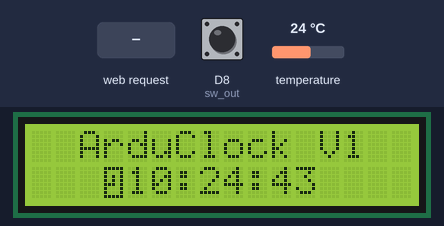
This sketch was run on a simulated ESP8266 (NodeMCU). Shown: 16×2 character LCD. The inputs (shaded band) are chosen by the test bench; at power-on: D8 (sw_out) LOW, temperature 24 °C. WiFi joins after 1.5 s; servers stay silent unless stated; the local clock reads 2024-03-15 10:24:30 at power-on unless the sketch sets it.

Above: at 13.7 s.
13.8 s: D8 (sw_out) pulled HIGH for 0.15 s
At 15.7 s:
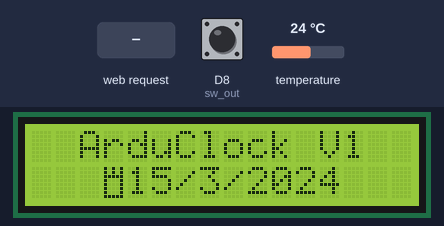
16.9 s: HTTP request GET /time received
At 19.7 s:
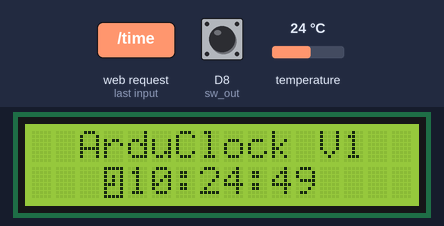
19.9 s: HTTP request GET /temp received
At 21.5 s:
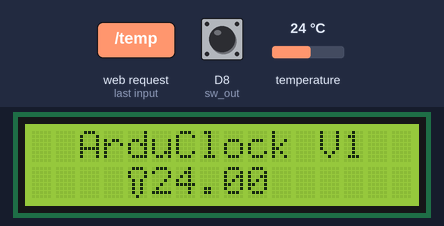
22.9 s: D8 (sw_out) pulled HIGH for 1 s
At 23.8 s:
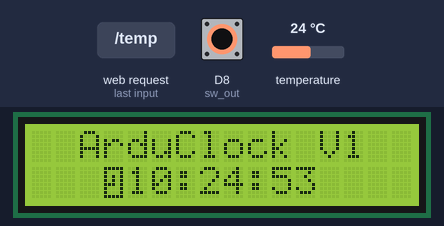
26.9 s: HTTP request GET /reset received
At 29.3 s:
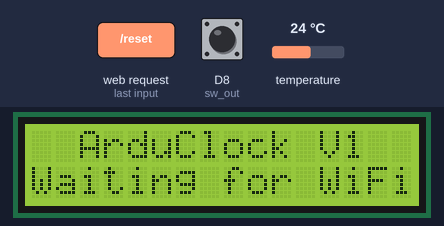
29.9 s: HTTP request GET /date received
Timing chart, 0 to 32.9 s (numbered marks = the images above; inputs shaded):
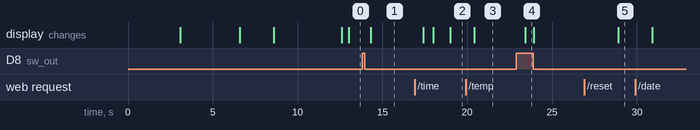

Measured:
- after the input at 13.8 s, the display: changes after 0.51 s (image 1)
- after the input at 16.9 s, the display: first changes after 0.51 s (image 2 shows a later state)
- after the input at 19.9 s, the display: changes after 0.51 s (image 3)
- after the input at 22.9 s, the display: changes after 0.51 s (image 4)
- after the input at 26.9 s, the display: changes after 2.0 s (image 5)

The sketch:

ArduClock_1.1.ino
```cpp
// (licence header left out)
//Network Libraries

#include <ESP8266WiFi.h>
#include <ESP8266WebServer.h>
#include <ESP8266HTTPClient.h>
#include <DNSServer.h>
#include <WiFiManager.h>

ESP8266WebServer web_ui(80); //Local web server for web GUI
WiFiManager net_portal; //WiFi manager initialization

String api_url = "https://maker.ifttt.com/trigger/{event}/with/key/{webhooks_key}"; //IFTTT API URL

//RTC Libraries

#include <Wire.h>
#include "RTClib.h"
RTC_DS3231 d_rtc;

//LCD libraries

#include <LiquidCrystal.h>
LiquidCrystal d_lcd(D0,D3,D4,D5,D6,D7);

//Definition of variables for SmartSwitch

int sw_out = D8; //Pin for SmartSwitch sensor
int sw_state = 0; //Auxiliar variable to store the state of SmartSwitch sensor
int sw_mode = 1; //Auxiliar variable to store the mode of SmartSwitch sensor

//Auxiliar variable for device mode selection

int d_mode = 1;

//Icons for the differents mode of the device

byte temp_icon[] = { //Temperature mode
  B01110,
  B10001,
  B10001,
  B01010,
  B01010,
  B01010,
  B01010,
  B00100
};
byte time_icon[] = { //Time mode
  B11111,
  B10001,
  B10101,
  B10101,
  B11101,
  B10001,
  B10001,
  B11111
};
byte date_icon[] = { //Date mode
  B10101,
  B10101,
  B11111,
  B10001,
  B10001,
  B10001,
  B10001,
  B11111
};

void setup() {

  //Device initialization

  Wire.begin(); //Initialize the i2c communication for RTC Module
  Serial.begin(115200); //Initialize the serial port for debugging purposes
  d_lcd.begin(16, 2); //Initialize the device screen

  //Initialization/Creation of the icons for the different device modes

  d_lcd.createChar(1, temp_icon);
  d_lcd.createChar(2, time_icon);
  d_lcd.createChar(3, date_icon);

  //Welcome splash screen

  welcome_screen();

  delay(2000);

  d_lcd.clear();

}

void loop() {

  web_ui.handleClient();

  //SmartSwitch mode 1

  if (sw_mode == 1){

   //System mode selector

  sw_state = digitalRead(sw_out); //Assignation of sw_state variable

  if (sw_state == 1) {

    delay(500);

    if (d_mode == 1) {

      d_mode = 2;

    } else if (d_mode == 2) {

      d_mode = 3;

    } else if (d_mode == 3) {

      d_mode = 1;

    }

  }

  //SmartSwitch mode 2

  }else if(sw_mode == 2){

    sw_state = digitalRead(sw_out); //Assignation of sw_state variable

    //Alarm trigger

    if (sw_state == 1) {

        HTTPClient net_alarm; //Create an HTTP client
        net_alarm.begin(api_url); //Begin HTTP communication with IFTTT API

        delay(1000);

        net_alarm.GET(); //Make an HTTP GET request to the IFTTT API
        net_alarm.end(); //Finish the HTTP communication

      }

  }

  //System function selector

  switch (d_mode) {

    case 1:

      time_mode();

      break;

    case 2:

      date_mode();

      break;

    case 3:

      temp_mode();

      break;

  }

}

//[SYSTEM FUNCTIONS]


//Welcome splash screen

void welcome_screen() {

  d_lcd.setCursor(3, 0);
  d_lcd.print("ArduClock");
  d_lcd.setCursor(6, 1);
  d_lcd.print("1.1");

  delay(3000);

  net_setup();

}

//Time mode function

void time_mode() {

  d_lcd.clear();

  DateTime now = d_rtc.now();

  d_lcd.setCursor(2, 0);
  d_lcd.print("ArduClock V1");

  d_lcd.setCursor(3, 1);
  d_lcd.write(2);

  d_lcd.setCursor(4, 1);
  d_lcd.print(now.hour());
  d_lcd.print(":");
  d_lcd.print(now.minute());
  d_lcd.print(":");
  d_lcd.print(now.second());

}

//Date mode function

void date_mode() {

  d_lcd.clear();

  DateTime now = d_rtc.now();

  d_lcd.setCursor(2, 0);
  d_lcd.print("ArduClock V1");

  d_lcd.setCursor(3, 1);
  d_lcd.write(3);

  d_lcd.setCursor(4, 1);
  d_lcd.print(now.day());
  d_lcd.print("/");
  d_lcd.print(now.month());
  d_lcd.print("/");
  d_lcd.print(now.year());

}


//Temperature mode function

void temp_mode() {

  d_lcd.clear();

  d_lcd.setCursor(2, 0);
  d_lcd.print("ArduClock V1");

  d_lcd.setCursor(4, 1);
  d_lcd.write(1);

  d_lcd.setCursor(5, 1);
  d_lcd.print(d_rtc.getTemperature());

}


//[NETWORK SETUP FUNCTIONS]


//Initial network setup function

void net_setup(){

  d_lcd.clear();

  d_lcd.setCursor(2, 0);
  d_lcd.print("ArduClock V1");
  d_lcd.setCursor(0, 1);
  d_lcd.print("Waiting for WiFi network...");

  net_portal.autoConnect("ArduClock V1" , "ArduClock"); //Create the captive portal and WiFi network

  delay(2000);

  d_lcd.clear();
  d_lcd.setCursor(2, 0);
  d_lcd.print("ArduClock V1");
  d_lcd.setCursor(1, 1);
  d_lcd.print("WiFi connected");

  delay(2000);

  d_lcd.clear();
  d_lcd.setCursor(2, 0);
  d_lcd.print("ArduClock V1");
  d_lcd.setCursor(2, 1);
  d_lcd.print(WiFi.localIP()); //Show local IP for web-GUI

  web_ui.on("/", webpanel_show); //Web-GUI routing

  web_ui.on("/time", webpanel_time);
  web_ui.on("/date", webpanel_date);
  web_ui.on("/temp", webpanel_temp);
  web_ui.on("/reset", net_reset);

  web_ui.on("/on", webpanel_alarmon);
  web_ui.on("/off", webpanel_alarmoff);

  web_ui.begin();

  delay(2000);

}

//Network reset function

void net_reset(){

  net_portal.resetSettings();
  delay(2000);
  net_setup();

}


//[WEB-GUI FUNCTIONS]


//Web-GUI data function

String webpanel_data(){


  String webpanel=

   "<!DOCTYPE html>"
   "<html>"
   "<head>"
   "<meta charset='utf-8'>"
   "<style>"
   "body{"
   "text-align: center;"
   "font-family: 'Courier New', Courier, monospace;"
   "}"
   "header{"
   "border: 2px solid black;"
   "border-radius: 4px;"
   "background-color: whitesmoke;"
   "}"
   "footer{"
   "margin: 60px;"
   "}"
   ".version_header{"
   "font-size: small;"
   "color: black;"
   "text-align: right;"
   "}"
   ".state_header{"
   "text-align: left;"
   "font-size:small;"
   "}"
   ".control_header{"
   " font-size: large;"
   "}"
   ".on_bt{"
   " text-decoration: none;"
   " font-size: x-large;"
   " border: 2px solid black;"
   " border-radius: 10px;"
   " background-color: rgba(0, 128, 0, 0.63);"
   " color: black;"
   " margin:50px;"
   "}"
   ".off_bt{"
   " text-decoration: none;"
   " font-size: x-large;"
   " border: 2px solid black;"
   " border-radius: 10px;"
   " background-color: rgba(128, 0, 0, 0.63);"
   " color: black;"
   " margin:50px;"
   "}"
   ".time_bt{"
   " text-decoration: none;"
   " font-size: x-large;"
   " border: 2px solid black;"
   " border-radius: 10px;"
   " background-color: rgba(128, 115, 0, 0.63);"
   " color: black;"
   " margin:50px;"
   " }"
   ".date_bt{"
   " text-decoration: none;"
   " font-size: x-large;"
   " border: 2px solid black;"
   " border-radius: 10px;"
   " background-color: rgba(0, 128, 90, 0.63);"
   " color: black;"
   " margin:50px;"
   "}"
   ".temp_bt{"
   " text-decoration: none;"
   " font-size: x-large;"
   " border: 2px solid black;"
   " border-radius: 10px;"
   " background-color: rgba(0, 70, 128, 0.63);"
   " color: black;"
   " margin:50px;"
   " }"
   ".reset_bt{"
   " text-decoration: none;"
   " font-size: x-large;"
   " border: 2px solid black;"
   " border-radius: 10px;"
   " background-color: rgba(68, 128, 0, 0.63);"
   " color: black;"
   " margin:50px;"
   " }"
   "</style>"
   "</head>";

   webpanel+= "<body>";
   webpanel+="<header>";
   webpanel+="<img src='https://xtinformatica2.000webhostapp.com/images/ArduClock_logo.png'>";
   webpanel+="</header>";
   webpanel+="<article>";
   webpanel+="<br/>";
   webpanel+="<br/>";

   if(sw_mode == 1){

    webpanel+="<h2 class='state_header'> Alarm status:OFF</h2>";


   }else{

    webpanel+="<h2 class='state_header'> Alarm status:ON</h2>";

   }

    switch (d_mode) {

    case 1:

      webpanel+="<h2 class='state_header'> Mode selected:TIME</h2>";
      break;

    case 2:

      webpanel+="<h2 class='state_header'> Mode selected:DATE</h2>";
      break;

    case 3:

      webpanel+="<h2 class='state_header'> Mode selected:TEMPERATURE</h2>";
      break;

  }

   webpanel+="<br/>";
   webpanel+="<br/>";
   webpanel+="<h3 class='control_header'> MODES </h3>";
   webpanel+="<br/>";
   webpanel+="<a href='/date' class='date_bt'>DATE</a>";
   webpanel+="<a href='/time' class='time_bt'>TIME</a>";
   webpanel+="<a href='/temp' class='temp_bt'>TEMP</a>";
   webpanel+="<a href='/reset' class='reset_bt'>RESET</a>";
   webpanel+="<br/>";
   webpanel+="<br/>";
   webpanel+="<br/>";
   webpanel+="<h3 class='control_header'>ALARM</h3>";
   webpanel+="<br/>";
   webpanel+="<a href='/on' class='on_bt'>ON</a>";
   webpanel+="<a href='/off' class='off_bt'>OFF</a>";
   webpanel+="<br/>";
   webpanel+="<br/>";
   webpanel+="<br/>";
   webpanel+="</article>";
   webpanel+="<footer>";
   webpanel+="<img src='https://www.gnu.org/graphics/gplv3-with-text-84x42.png'/>";
   webpanel+="<h2 class='version_header'> V1.1 </h2>";
   webpanel+="</footer>";
   webpanel+="</body>";
   webpanel+="</html>";

   return webpanel;
}

//Web-GUI show function

void webpanel_show(){

  web_ui.send(200,"text/html",webpanel_data());

}

//Web-GUI mode selectors

void webpanel_time(){

 d_mode = 1;
 delay(500);
 webpanel_show();

}
void webpanel_date(){

 d_mode = 2;
 delay(500);
 webpanel_show();

}
void webpanel_temp(){

 d_mode = 3;
 delay(500);
 webpanel_show();

}

//Web-GUI alarm selectors

void webpanel_alarmon(){

 sw_mode = 2;
 delay(500);
 webpanel_show();

}
void webpanel_alarmoff(){

 sw_mode = 1;
 delay(500);
 webpanel_show();

}
```
